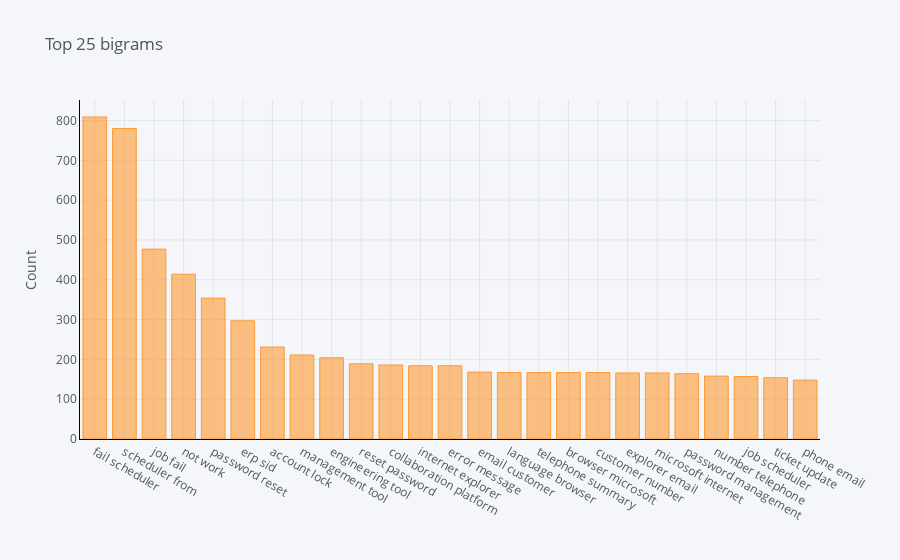

The notebook cell this image was saved under:
### Code cell
def get_top_n_bigram(corpus, n=None):
    vec = CountVectorizer(ngram_range=(2, 2)).fit(corpus)
    bag_of_words = vec.transform(corpus)
    sum_words = bag_of_words.sum(axis=0) 
    words_freq = [(word, sum_words[0, idx]) for word, idx in vec.vocabulary_.items()]
    words_freq =sorted(words_freq, key = lambda x: x[1], reverse=True)
    return words_freq[:n]
common_words = get_top_n_bigram(new_df['Clean Description'], 25)
df2 = pd.DataFrame(common_words, columns = ['Clean Description' , 'count'])
df2.groupby('Clean Description').sum()['count'].sort_values(ascending=False).iplot(
    kind='bar', yTitle='Count', linecolor='black', title='Top 25 bigrams')

### Figure 1 — Plotly figure (JSON) as saved in the notebook; plotly's stock layout.template omitted (floating-point values rounded to 4 significant figures)
{"data": [{"marker": {"color": "rgba(255, 153, 51, 0.6)", "line": {"color": "rgba(255, 153, 51, 1.0)", "width": 1}}, "name": "count", "orientation": "v", "text": "", "type": "bar", "x": ["fail scheduler", "scheduler from", "job fail", "not work", "password reset", "erp sid", "account lock", "management tool", "engineering tool", "reset password", "collaboration platform", "internet explorer", "error message", "email customer", "language browser", "telephone summary", "browser microsoft", "customer number", "explorer email", "microsoft internet", "password management", "number telephone", "job scheduler", "ticket update", "phone email"], "y": [809, 780, 477, 414, 354, 297, 231, 211, 204, 189, 186, 184, 184, 168, 167, 167, 167, 167, 166, 166, 164, 158, 157, 154, 148]}], "layout": {"legend": {"bgcolor": "#F5F6F9", "font": {"color": "#4D5663"}}, "paper_bgcolor": "#F5F6F9", "plot_bgcolor": "#F5F6F9", "title": {"font": {"color": "#4D5663"}, "text": "Top 25 bigrams"}, "xaxis": {"gridcolor": "#E1E5ED", "linecolor": "black", "showgrid": true, "tickfont": {"color": "#4D5663"}, "title": {"font": {"color": "#4D5663"}, "text": ""}, "zerolinecolor": "#E1E5ED"}, "yaxis": {"gridcolor": "#E1E5ED", "linecolor": "black", "showgrid": true, "tickfont": {"color": "#4D5663"}, "title": {"font": {"color": "#4D5663"}, "text": "Count"}, "zerolinecolor": "#E1E5ED"}}}
